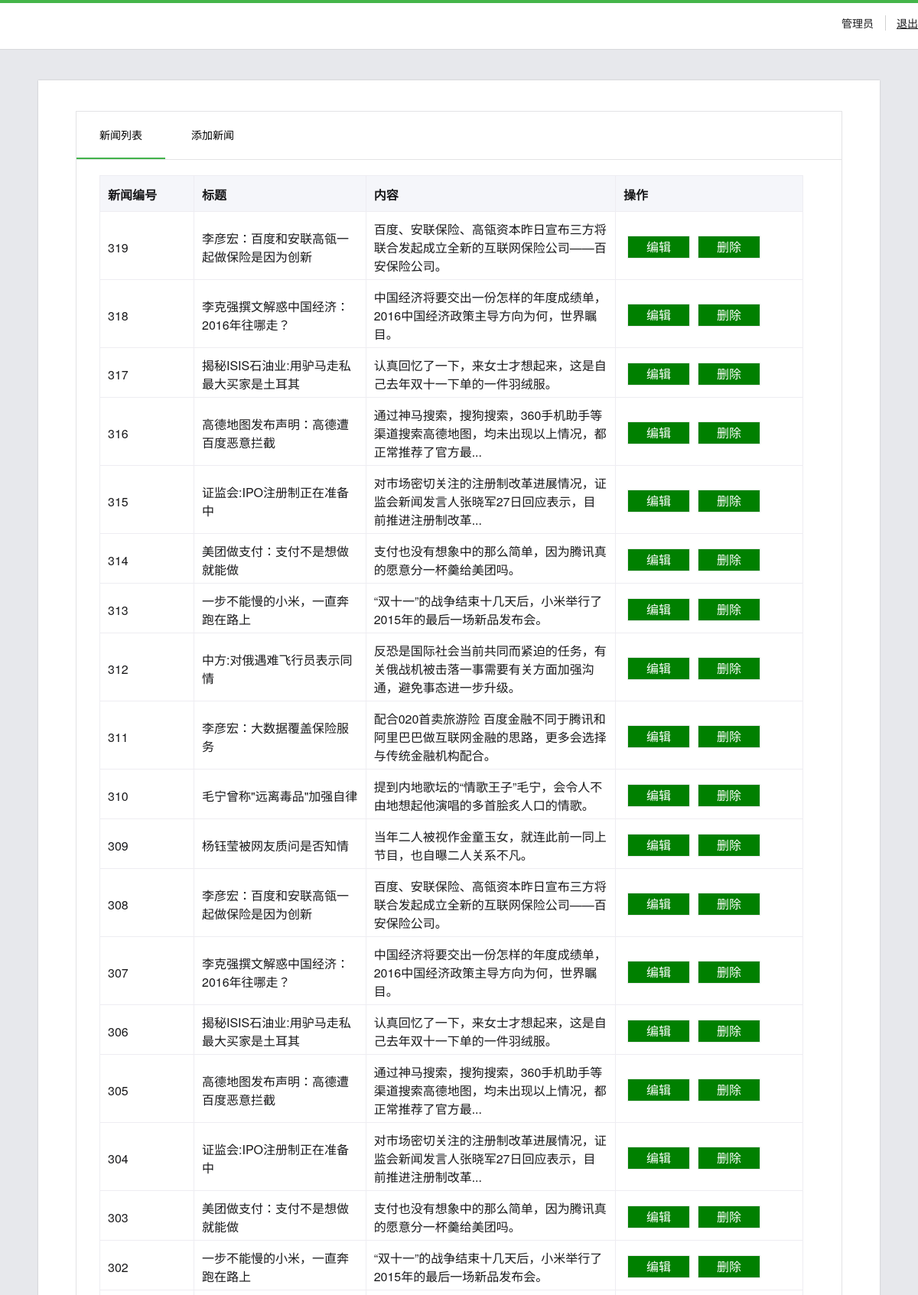
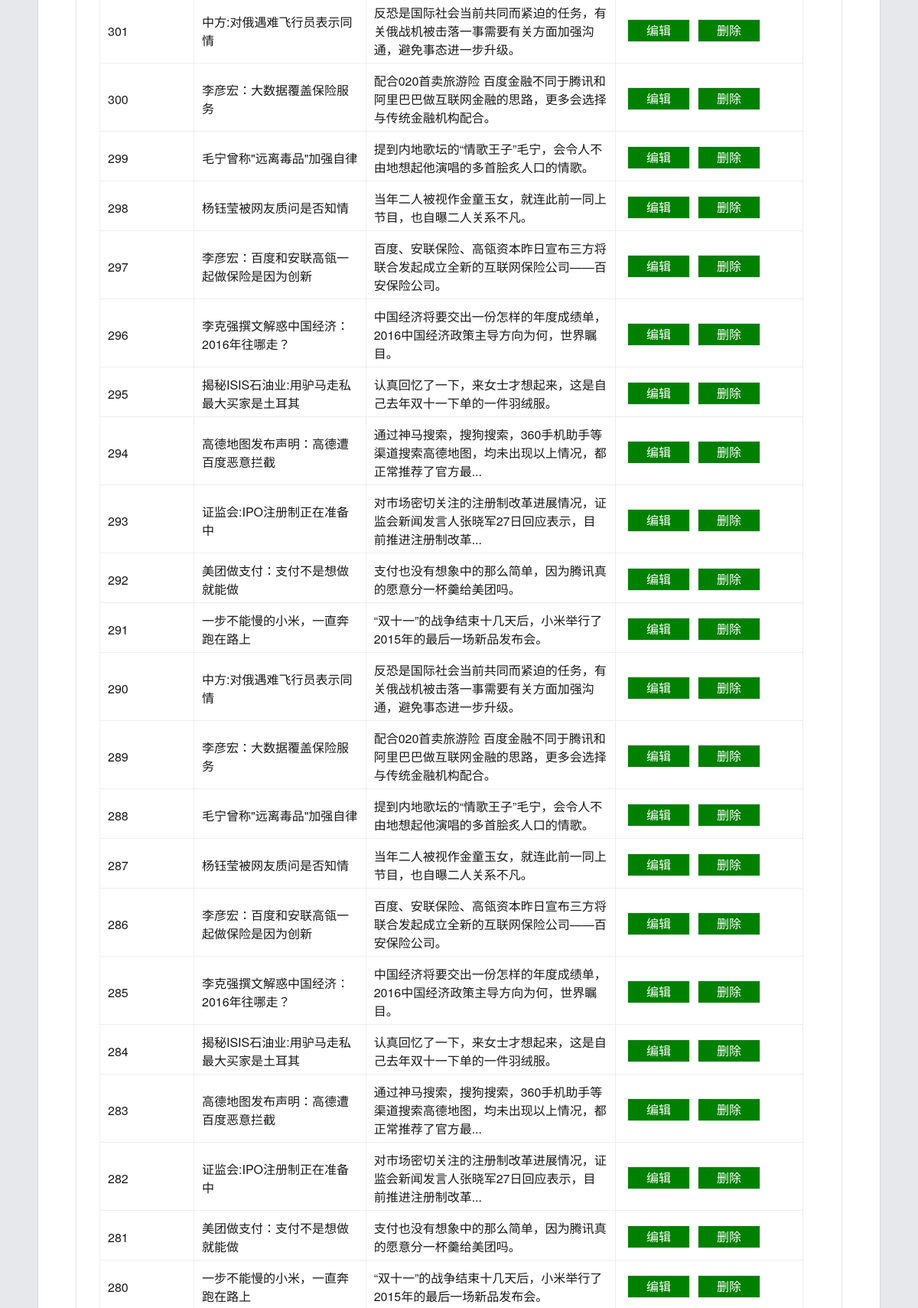
Screenshot of /view/manage.php (signed in, upper part) with the database file from the repository (2 pictures, top to bottom).
### tables this page shows
CREATE TABLE `news` (
  `id` int(11) NOT NULL AUTO_INCREMENT,
  `title` varchar(255) NOT NULL,
  `content` varchar(255) NOT NULL,
  `time` datetime DEFAULT NULL,
  `img` varchar(255) DEFAULT NULL,
  PRIMARY KEY (`id`)
);

### model/model.php (called while the page is built, shortened)
<?php
class model{
		public $con;
		private $table;
		public function __construct($table){
			$this->con = mysqli_connect("localhost","root","123456","baidu");
			mysqli_set_charset($this->con,"utf-8");
			$this->table = $table;
		}
		public function selectAll(){
			$query = mysqli_query($this->con,"select * from " . $this->table . " order by id desc");
			$res = [];
			while($result=mysqli_fetch_object($query)){
			  	array_push($res, $result);
			}
			return $res;
		}
	}

### view/manage.php (the view, shortened to what this page needs)
<?php
if($_SESSION['name'])
{
?>
<html>
<link rel="stylesheet" href="../css/admin.css">
</head>
<body>
    <div class="header">
        <div class="head">
            <div class="usrbar">
                <div class="usrstatus">
                    <div class="info">
                        <span class="nm" style="line-height:38px">管理员</span>
                        <span class="logout"><a href="../controller/logout.php" style="line-height:38px" class="fuc">退出</a></span>
                    </div>
                </div>
            </div>
        </div>
    </div>
    <div class="body">
        <div class="table">
            <div class="nav">
                <label  class="active">新闻列表</label>
                <a href="add.php"><label>添加新闻</label></a>
            </div>
            <div class="form">
                <table cellspacing="0px" class="admins">
                    <tr>
                        <th width="100">新闻编号</th>
                        <th width="200">标题</th>
                        <th width="300">内容</th>
                        <th width="220">操作</th>
                    </tr>
                    <?php
                    require("../model/model.php");
                    $news = new model("news");
                    $result = $news->selectAll();
                    foreach($result as $item){
                    ?>
                    <tr>
                        <td class="id"><?=$item->id;?></td>
                        <td><?=$item->title;?></td>
                        <td><?=$item->content;?></td>
                        <td><a href="edit.php?id=<?=$item->id;?>"><label class="button edit">编辑</label></a><label class="del button">删除</label></td>
                    </tr>
                    <?php } ?>
                </table>
            </div>
        </div>
    </div>
</body>
</html>
<?php }else{
    header("Contenttype:text/html;charset=utf-8");
    echo "请先登录";
}
?>

### css/admin.css (style rules this page uses)
html, body, ul, li, p, div, form, h1, h2, h3, h4, h5, h6, img, a img, input { padding: 0; margin: 0; border: 0; }
body, input, button, textarea, select { font: normal 14px/1.5 "Microsoft YaHei", "Microsoft JhengHei", STHeiti, MingLiu, san-serif; outline: none; color: #19191b; font-family: "Helvetica Neue", "Hiragino Sans GB", "Microsoft YaHei", "\9ED1\4F53", Arial, sans-serif; }
body { background: #e7e8ec; }
.header { height: 60px; width: 100%; border-top: 4px solid #44b549; border-bottom: 1px solid #d8d9db; background: #fff; margin-bottom: 40px; }
.head { width: 1200px; height: 100%; margin: 0 auto; }
.usrbar { float: right; height: 50px; padding-top: 7px; }
.usrbar .usrstatus .logout { margin-left: 11px; padding-left: 14px; border-left: 1px solid #d1d1d1; color: #333; }
.usrbar .usrstatus .logout a { color: #19191b; }
.body { width: 1100px; margin: 0 auto 30px; font-weight: normal; color: black; overflow: hidden; background: #fff; box-shadow: 0 0 2px rgba(0, 0, 0, .2); position: relative; min-height: 1100px; }
.table { width: 1000px; margin: 40px auto; border: 1px solid #e3e3e5; }
.nav { line-height: 60px; border-bottom: 1px solid #e3e3e5; }
.nav a { text-decoration: none; color: inherit; }
.nav label { padding: 0 30px; display: inline-block; cursor: pointer; }
.active { border-bottom: #42b34b 2px solid; }
.form { width: 980px; margin: 20px auto; text-indent: 2em; width: 100%; min-height: 900px; }
.form table { width: 920px; margin: 0 30px; border-left: #eeedf2 solid 1px; border-top: #eeedf2 solid 1px; border-collapse: collapse; }
.form th { text-align: left; background: #f5f6fa; line-height: 30px; border-bottom: #eeedf2 solid 1px; border-right: #eeedf2 solid 1px; padding: 10px 10px 6px; vertical-align: top; }
.form td { text-align: left; border-bottom: #eeedf2 solid 1px; border-right: #eeedf2 solid 1px; padding: 10px 10px 6px; }
.form table td a { color: inherit; text-decoration: none; }
.admins label { width: 80px; vertical-align: top; border-collapse: none; text-align: center; line-height: 28px; text-indent: 0; display: inline-block; border: 1px solid #ebeaed; cursor: pointer; }
.button { background: green; color: #fff; width: 115px; vertical-align: top; border-collapse: none; text-align: center; line-height: 28px; text-indent: 0; display: inline-block; border: 1px solid #ebeaed; cursor: pointer; margin:0 5px; }

### rows the page displays
news: id "319", title "李彦宏：百度和安联高瓴一起做保险是因为创新", content "百度、安联保险、高瓴资本昨日宣布三方将联合发起成立全新的互联网保险公司——百安保险公司。"
news: id "318", title "李克强撰文解惑中国经济：2016年往哪走？", content "中国经济将要交出一份怎样的年度成绩单，2016中国经济政策主导方向为何，世界瞩目。"
news: id "317", title "揭秘ISIS石油业:用驴马走私 最大买家是土耳其", content "认真回忆了一下，来女士才想起来，这是自己去年双十一下单的一件羽绒服。"
news: id "316", title "高德地图发布声明：高德遭百度恶意拦截", content "通过神马搜索，搜狗搜索，360手机助手等渠道搜索高德地图，均未出现以上情况，都正常推荐了官方最..."
news: id "315", title "证监会:IPO注册制正在准备中", content "对市场密切关注的注册制改革进展情况，证监会新闻发言人张晓军27日回应表示，目前推进注册制改革..."
news: id "314", title "美团做支付：支付不是想做就能做", content "支付也没有想象中的那么简单，因为腾讯真的愿意分一杯羹给美团吗。"
news: id "313", title "一步不能慢的小米，一直奔跑在路上", content "“双十一”的战争结束十几天后，小米举行了2015年的最后一场新品发布会。"
news: id "312", title "中方:对俄遇难飞行员表示同情", content "反恐是国际社会当前共同而紧迫的任务，有关俄战机被击落一事需要有关方面加强沟通，避免事态进一步升级。"
news: id "311", title "李彦宏：大数据覆盖保险服务", content "配合020首卖旅游险 百度金融不同于腾讯和阿里巴巴做互联网金融的思路，更多会选择与传统金融机构配合。"
news: id "310", title "毛宁曾称\"远离毒品\"加强自律", content "提到内地歌坛的“情歌王子”毛宁，会令人不由地想起他演唱的多首脍炙人口的情歌。"
news: id "309", title "杨钰莹被网友质问是否知情", content "当年二人被视作金童玉女，就连此前一同上节目，也自曝二人关系不凡。"
news: id "308", title "李彦宏：百度和安联高瓴一起做保险是因为创新", content "百度、安联保险、高瓴资本昨日宣布三方将联合发起成立全新的互联网保险公司——百安保险公司。"
news: id "307", title "李克强撰文解惑中国经济：2016年往哪走？", content "中国经济将要交出一份怎样的年度成绩单，2016中国经济政策主导方向为何，世界瞩目。"
news: id "306", title "揭秘ISIS石油业:用驴马走私 最大买家是土耳其", content "认真回忆了一下，来女士才想起来，这是自己去年双十一下单的一件羽绒服。"
news: id "305", title "高德地图发布声明：高德遭百度恶意拦截", content "通过神马搜索，搜狗搜索，360手机助手等渠道搜索高德地图，均未出现以上情况，都正常推荐了官方最..."
news: id "304", title "证监会:IPO注册制正在准备中", content "对市场密切关注的注册制改革进展情况，证监会新闻发言人张晓军27日回应表示，目前推进注册制改革..."
news: id "303", title "美团做支付：支付不是想做就能做", content "支付也没有想象中的那么简单，因为腾讯真的愿意分一杯羹给美团吗。"
news: id "302", title "一步不能慢的小米，一直奔跑在路上", content "“双十一”的战争结束十几天后，小米举行了2015年的最后一场新品发布会。"
news: id "301", title "中方:对俄遇难飞行员表示同情", content "反恐是国际社会当前共同而紧迫的任务，有关俄战机被击落一事需要有关方面加强沟通，避免事态进一步升级。"
news: id "300", title "李彦宏：大数据覆盖保险服务", content "配合020首卖旅游险 百度金融不同于腾讯和阿里巴巴做互联网金融的思路，更多会选择与传统金融机构配合。"
news: id "299", title "毛宁曾称\"远离毒品\"加强自律", content "提到内地歌坛的“情歌王子”毛宁，会令人不由地想起他演唱的多首脍炙人口的情歌。"
news: id "298", title "杨钰莹被网友质问是否知情", content "当年二人被视作金童玉女，就连此前一同上节目，也自曝二人关系不凡。"
news: id "297", title "李彦宏：百度和安联高瓴一起做保险是因为创新", content "百度、安联保险、高瓴资本昨日宣布三方将联合发起成立全新的互联网保险公司——百安保险公司。"
news: id "296", title "李克强撰文解惑中国经济：2016年往哪走？", content "中国经济将要交出一份怎样的年度成绩单，2016中国经济政策主导方向为何，世界瞩目。"
news: id "295", title "揭秘ISIS石油业:用驴马走私 最大买家是土耳其", content "认真回忆了一下，来女士才想起来，这是自己去年双十一下单的一件羽绒服。"
news: id "294", title "高德地图发布声明：高德遭百度恶意拦截", content "通过神马搜索，搜狗搜索，360手机助手等渠道搜索高德地图，均未出现以上情况，都正常推荐了官方最..."
news: id "293", title "证监会:IPO注册制正在准备中", content "对市场密切关注的注册制改革进展情况，证监会新闻发言人张晓军27日回应表示，目前推进注册制改革..."
news: id "292", title "美团做支付：支付不是想做就能做", content "支付也没有想象中的那么简单，因为腾讯真的愿意分一杯羹给美团吗。"
news: id "291", title "一步不能慢的小米，一直奔跑在路上", content "“双十一”的战争结束十几天后，小米举行了2015年的最后一场新品发布会。"
news: id "290", title "中方:对俄遇难飞行员表示同情", content "反恐是国际社会当前共同而紧迫的任务，有关俄战机被击落一事需要有关方面加强沟通，避免事态进一步升级。"
news: id "289", title "李彦宏：大数据覆盖保险服务", content "配合020首卖旅游险 百度金融不同于腾讯和阿里巴巴做互联网金融的思路，更多会选择与传统金融机构配合。"
news: id "288", title "毛宁曾称\"远离毒品\"加强自律", content "提到内地歌坛的“情歌王子”毛宁，会令人不由地想起他演唱的多首脍炙人口的情歌。"
news: id "287", title "杨钰莹被网友质问是否知情", content "当年二人被视作金童玉女，就连此前一同上节目，也自曝二人关系不凡。"
news: id "286", title "李彦宏：百度和安联高瓴一起做保险是因为创新", content "百度、安联保险、高瓴资本昨日宣布三方将联合发起成立全新的互联网保险公司——百安保险公司。"
news: id "285", title "李克强撰文解惑中国经济：2016年往哪走？", content "中国经济将要交出一份怎样的年度成绩单，2016中国经济政策主导方向为何，世界瞩目。"
news: id "284", title "揭秘ISIS石油业:用驴马走私 最大买家是土耳其", content "认真回忆了一下，来女士才想起来，这是自己去年双十一下单的一件羽绒服。"
news: id "283", title "高德地图发布声明：高德遭百度恶意拦截", content "通过神马搜索，搜狗搜索，360手机助手等渠道搜索高德地图，均未出现以上情况，都正常推荐了官方最..."
news: id "282", title "证监会:IPO注册制正在准备中", content "对市场密切关注的注册制改革进展情况，证监会新闻发言人张晓军27日回应表示，目前推进注册制改革..."
news: id "281", title "美团做支付：支付不是想做就能做", content "支付也没有想象中的那么简单，因为腾讯真的愿意分一杯羹给美团吗。"
news: id "280", title "一步不能慢的小米，一直奔跑在路上", content "“双十一”的战争结束十几天后，小米举行了2015年的最后一场新品发布会。"
